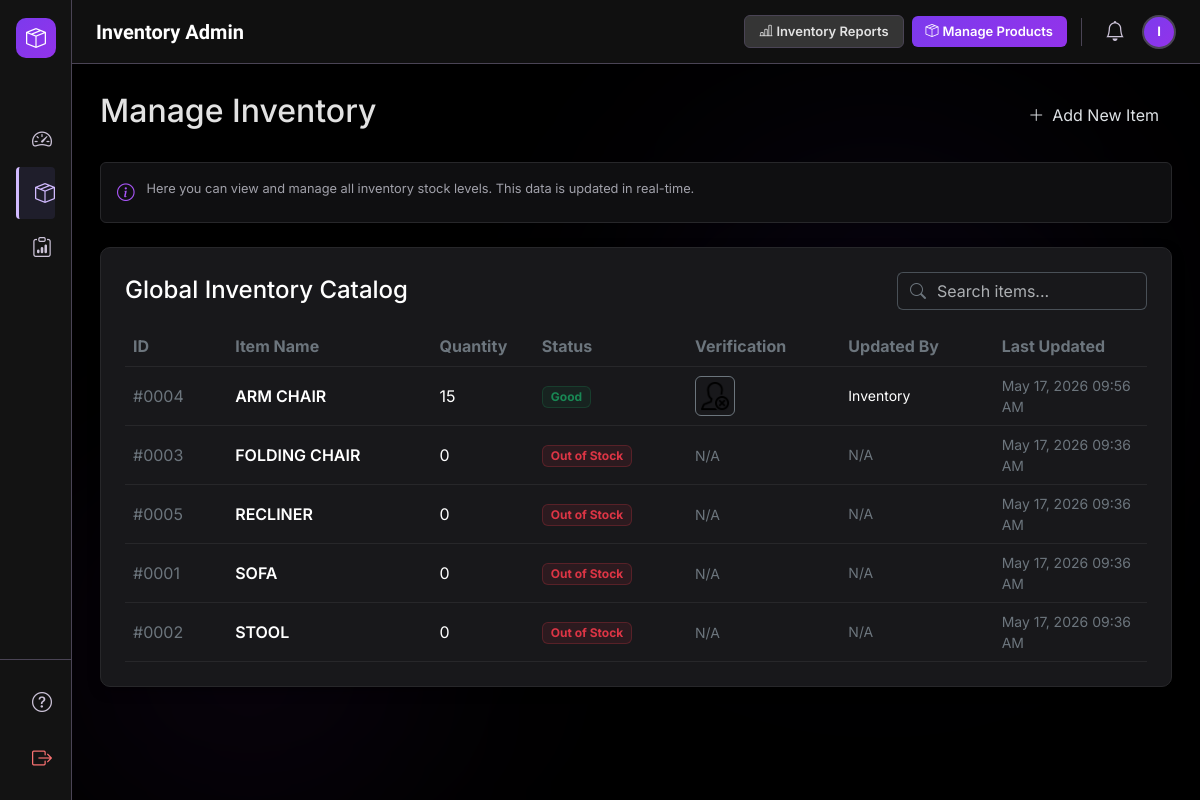
/public/admin/inventoryAdmin/inventory.php (signed in), run on an earlier commit of the app's database.
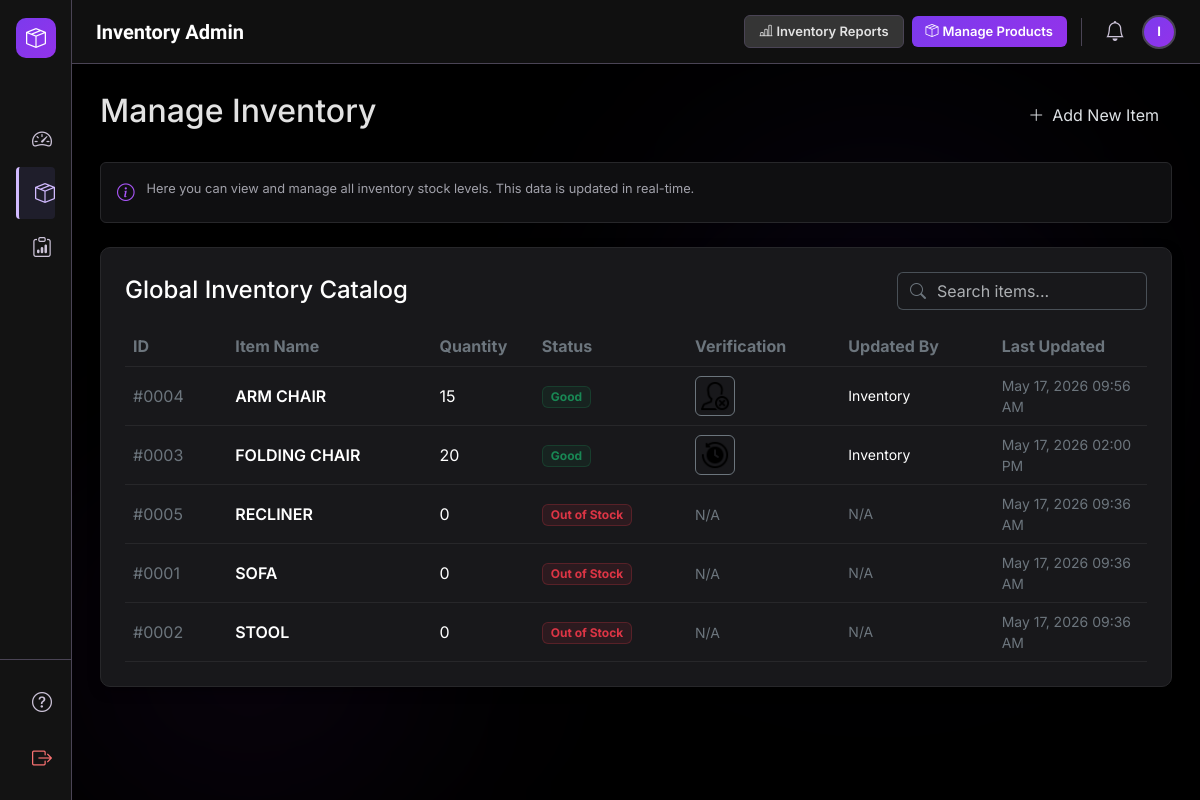
And on a later commit of the database.
### tables this page shows
CREATE TABLE `inventory` (
  `id` int(11) NOT NULL,
  `name` varchar(100) NOT NULL,
  `quantity` int(11) DEFAULT 0,
  `updated_at` timestamp NOT NULL DEFAULT current_timestamp() ON UPDATE current_timestamp(),
  `status` varchar(20) GENERATED ALWAYS AS (case when `quantity` = 0 then 'Out of Stock' when `quantity` < 15 then 'Low' else 'Good' end) STORED,
  `last_verification_image` varchar(255) DEFAULT NULL,
  `updated_by` varchar(100) DEFAULT NULL
);

### public/admin/inventoryAdmin/inventory.php (the view, shortened to what the changed rows need)
<?php
require_once '../../../config/db.php';
$inv_stmt = $pdo->prepare("SELECT id, name, quantity, status, last_verification_image, updated_by, updated_at FROM inventory ORDER BY name ASC");
$inv_stmt->execute();
$inventory_items = $inv_stmt->fetchAll(PDO::FETCH_ASSOC);
require_once '../../../includes/inventoryAdminHeader.php';
?>
<div class="dashboard">
    <div class="d-flex justify-content-between align-items-center mb-4">
        <h2>Manage Inventory</h2>
    </div>
    <div class="card p-4 mt-4">
        <div class="table-responsive">
            <table class="table table-dark table-hover mb-0">
                <thead>
                    <tr>
                        <th class="text-secondary" style="width: 10%;">ID</th>
                        <th class="text-secondary" style="width: 20%;">Item Name</th>
                        <th class="text-secondary" style="width: 10%;">Quantity</th>
                        <th class="text-secondary" style="width: 15%;">Status</th>
                        <th class="text-secondary" style="width: 15%;">Verification</th>
                        <th class="text-secondary" style="width: 15%;">Updated By</th>
                        <th class="text-secondary" style="width: 15%;">Last Updated</th>
                    </tr>
                </thead>
                <tbody>
                    <?php if (count($inventory_items) > 0): ?>
                        <?php foreach ($inventory_items as $item): ?>
                            <tr>
                                <td class="align-middle text-secondary">#<?php echo str_pad($item['id'], 4, '0', STR_PAD_LEFT); ?></td>
                                <td class="align-middle fw-semibold text-white"><?php echo htmlspecialchars($item['name']); ?></td>
                                <td class="align-middle">
                                    <span class="text-white"><?php echo (int)$item['quantity']; ?></span>
                                </td>
                                <td class="align-middle">
                                    <?php if ($item['status'] === 'Out of Stock'): ?>
                                        <span class="badge bg-danger bg-opacity-10 text-danger border border-danger border-opacity-25 px-2 py-1">Out of Stock</span>
                                    <?php elseif ($item['status'] === 'Low'): ?>
                                        <span class="badge bg-warning bg-opacity-10 text-warning border border-warning border-opacity-25 px-2 py-1">Low</span>
                                    <?php else: ?>
                                        <span class="badge bg-success bg-opacity-10 text-success border border-success border-opacity-25 px-2 py-1">Good</span>
                                    <?php endif; ?>
                                </td>
                                <td class="align-middle">
                                    <?php if ($item['last_verification_image']): ?>
                                        <a href="../../uploads/inventory/<?php echo htmlspecialchars($item['last_verification_image']); ?>" target="_blank">
                                            <img src="../../uploads/inventory/<?php echo htmlspecialchars($item['last_verification_image']); ?>" alt="Verification" class="img-thumbnail border-secondary bg-transparent" style="max-height: 40px; max-width: 60px; object-fit: cover;">
                                        </a>
                                    <?php else: ?>
                                        <span class="text-secondary small">N/A</span>
                                    <?php endif; ?>
                                </td>
                                <td class="align-middle text-white small">
                                    <?php echo $item['updated_by'] ? htmlspecialchars($item['updated_by']) : '<span class="text-secondary">N/A</span>'; ?>
                                </td>
                                <td class="align-middle text-secondary small">
                                    <?php echo date('M d, Y h:i A', strtotime($item['updated_at'])); ?>
                                </td>
                            </tr>
                        <?php endforeach; ?>
                    <?php else: ?>
                        <tr>
                            <td colspan="7" class="text-center text-secondary py-4">No items found in inventory.</td>
                        </tr>
                    <?php endif; ?>
                </tbody>
            </table>
        </div>
    </div>
</div>
<?php
require_once '../../../includes/inventoryAdminFooter.php';
?>

What changed in the data, as far as the page shows it:
changed inventory "FOLDING CHAIR": quantity "0" → "20"; last_verification_image: picture added; updated_by (not shown) → "Inventory"; updated_at "May 17, 2026 09:36 AM" → "May 17, 2026 02:00 PM"; status "Out of Stock" → "Good"; no longer shows "N/A"
